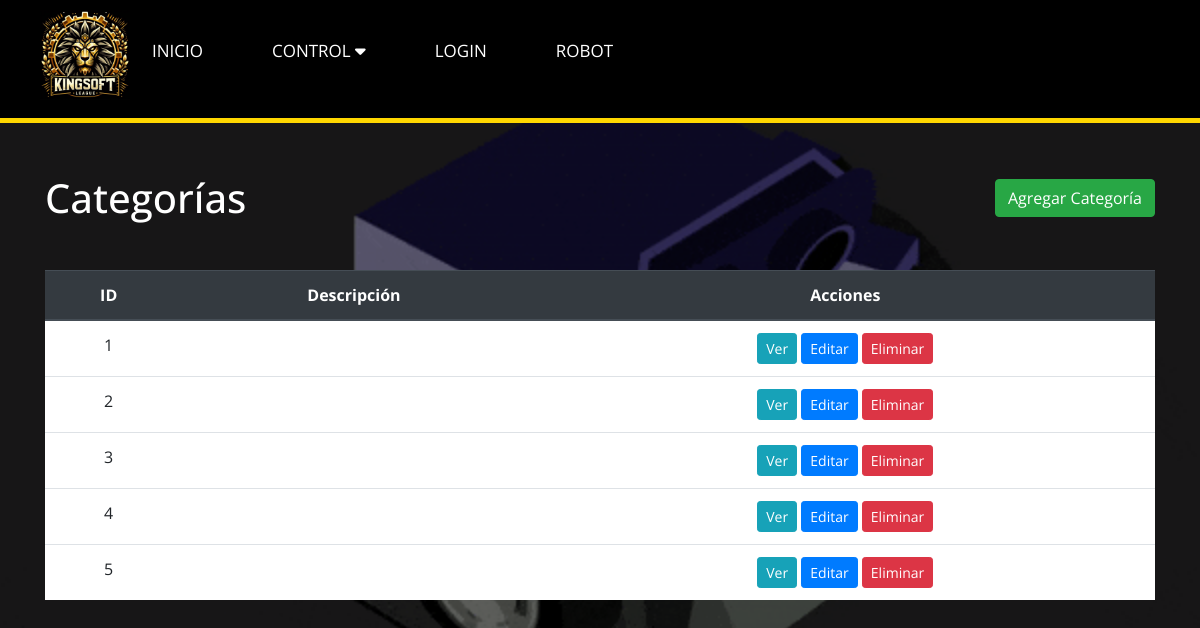
/categoria_view.php (signed in), run on the app's committed database.
### tables this page shows
CREATE TABLE `categoria` (
  `id` int(11) NOT NULL,
  `amateur` varchar(50) DEFAULT NULL,
  `senior` varchar(50) DEFAULT NULL,
  `master` varchar(50) DEFAULT NULL
);

### categoria_controller.php (called while the page is built, shortened)
<?php
require_once 'Categoria_Model.php';
class CategoriaController {
    private $model;
    public function __construct($db) {
        $this->model = new CategoriaModel($db);
    }
    public function getAllCategorias() {
        return $this->model->getAllCategorias();
    }
}
?>

### categoria_model.php (called while the page is built, shortened)
<?php
class CategoriaModel {
    private $conn;
    public function __construct($db) {
        $this->conn = $db;
    }
    public function getAllCategorias() {
        $query = "SELECT * FROM categoria";
        $stmt = $this->conn->prepare($query);
        $stmt->execute();
        return $stmt;
    }
}
?>

### categoria_view.php (the view, shortened to what this page needs)
<!DOCTYPE html>
<html lang="en">
<head>
    <link rel="stylesheet" href="https://maxcdn.bootstrapcdn.com/bootstrap/4.5.2/css/bootstrap.min.css">
    <link rel="stylesheet" href="https://cdnjs.cloudflare.com/ajax/libs/font-awesome/6.5.1/css/all.min.css" />
    <link rel="stylesheet" href="style.css">
</head>
<body>
<?php include 'navegador.php'; ?>
<div class="container">
    <div class="d-flex justify-content-between align-items-center mb-4">
        <h1 class="mt-4 mb-4">Categorías</h1>
        <a href="agregar_categoria.php" class="btn btn-success">Agregar Categoría</a>
    </div>
    <table class="table">
        <thead class="thead-dark">
            <tr>
                <th>ID</th>
                <th>Descripción</th>
                <th>Acciones</th>
            </tr>
        </thead>
        <tbody>
            <?php
            require_once 'Categoria_Controller.php';
            $db = new PDO('mysql:host=localhost;dbname=datosks', 'root', '');
            $controller = new CategoriaController($db);
            $categorias = $controller->getAllCategorias();
            while ($categoria = $categorias->fetch(PDO::FETCH_ASSOC)) :
            ?>
                <tr>
                    <td><?php echo $categoria['id']; ?></td>
                    <td><?php echo $categoria['descripcion']; ?></td>
                    <td>
                        <a href="ver_categoria.php?id=<?php echo $categoria['id']; ?>" class="btn btn-info btn-sm">Ver</a>
                        <a href="editar_categoria.php?id=<?php echo $categoria['id']; ?>" class="btn btn-primary btn-sm">Editar</a>
                        <a href="eliminar_categoria.php?id=<?php echo $categoria['id']; ?>" class="btn btn-danger btn-sm">Eliminar</a>
                    </td>
                </tr>
            <?php endwhile; ?>
        </tbody>
    </table>
</div>
</body>
</html>

### style.css (style rules this page uses)
* { padding: 0; margin: 0; box-sizing: border-box; font-family: 'open sans'; }
html { scroll-behavior: smooth; }

### stylelogin.css (style rules this page uses)
* { padding: 0; margin: 0; box-sizing: border-box; font-family: 'Open Sans', sans-serif; }
html { scroll-behavior: smooth; }

### categoria_view.php (style rules this page uses)
.container { margin-top: 150px; text-align: center; }
.table { background-color: white; }
.btn { color: white; }
.btn-info { background-color: #17a2b8; }
.btn-primary { background-color: #007bff; }
.btn-danger { background-color: #dc3545; }
h1 { color:white; }

### data on the page
categoria: id "1"
categoria: id "2"
categoria: id "3"
categoria: id "4"
categoria: id "5"
